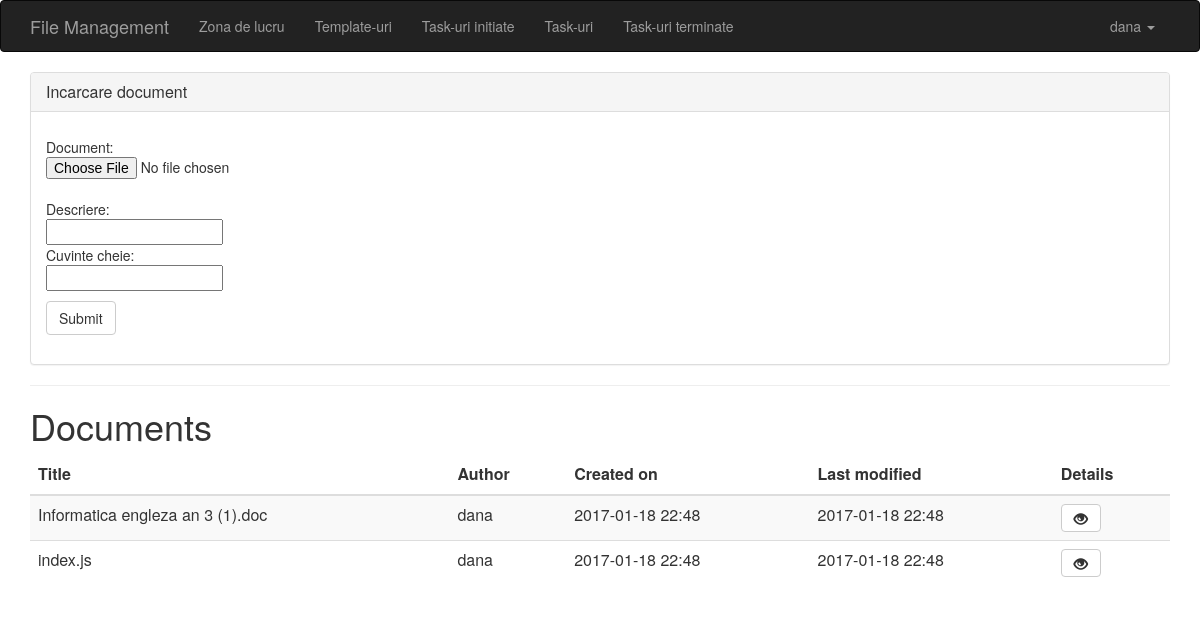
/documents/workspace/ (signed in), run on the app's committed database.
### documents/models.py (models this page shows, shortened)
class Document(models.Model):
    docfile = models.FileField(upload_to='documents/%Y/%m/%d/')
    filename = models.CharField(max_length=100, null=True, blank=True)
    author = models.ForeignKey(User, related_name='documents', null=True, blank=True)
    created_on = models.DateTimeField(blank=False, default=now)
    last_modified = models.DateTimeField(blank=False, default=now)
    abstract = models.CharField(max_length=100, null=True, blank=True)
    keywords = models.CharField(max_length=100, null=True, blank=True)
    status = models.IntegerField(
        choices=DocumentState.CHOICES, default=DocumentState.DRAFT)
    version = models.FloatField(null=False, blank=False, default=0.1)
    signed = models.BooleanField(null=False, blank=False, default=False)
    stale = models.BooleanField(null=False, blank=False, default=False)
    stale_on = models.DateTimeField(null=True, blank=True)
    def file_link(self):
        if self.docfile:
            return "<a download href='%s'>download</a>" % (self.docfile.url,)
        else:
            return "No attachment"
    file_link.allow_tags = True

### documents/views.py (the view)
# urls.py: url(r'^documents/', include('documents.urls'), name='workspace'),
def workspace(request):
    if request.method == 'POST':
        form = DocumentForm(request.POST, request.FILES)
        if form.is_valid():
            existing_versioned = Document.objects.order_by('-version')
            origname = request.FILES['docfile'].name
            existing = []
            for item in existing_versioned:
                if item.filename and origname.startswith(item.filename.split(".")[0]):
                    existing.append(item)
            newdoc = Document(docfile=request.FILES['docfile'], author=request.user,
                              filename=request.FILES['docfile'].name)
            if existing and existing[0].status == 0:
                newdoc.filename = existing[0].filename
                newdoc.version = existing[0].version + 0.1
                for existing_doc in existing:
                    existing_doc.last_modified = newdoc.last_modified
                    existing_doc.stale = False
                    existing_doc.save()
                newdoc.save()
            elif existing and existing[0].status == 1:
                newdoc.filename = existing[0].filename
                if existing[0].author == request.user:
                    newdoc.status = 1
                    newdoc.version = existing[0].version + 1
                else:
                    newdoc.status = 2
                    newdoc.version = existing[0].version + 0.1
                newdoc.save()
            elif existing and existing[0].status == 2:
                newdoc.filename = existing[0].filename
                newdoc.status = 2
                newdoc.version = existing[0].version + 0.1
                newdoc.save()
            elif not existing:
                import pudb; pu.db
                newdoc = Document(docfile=request.FILES['docfile'], author=request.user,
                                  filename=request.FILES['docfile'].name)
                newdoc.version = 0.1
                newdoc.save()
            return HttpResponseRedirect(reverse('workspace'))
    else:
        form = DocumentForm()  # A empty, unbound form
    documents = Document.objects.filter(status__in=[0, 1, 2], author=request.user)
    items, item_ids = [], []
    for item in documents:
        if item.filename not in item_ids:
            items.append(item)
            item_ids.append(item.filename)
    blocked = Document.objects.filter(status=3, author=request.user)
    items = [x for x in items if x.filename not in map(lambda x: x.filename, blocked)]
    return render(
        request,
        'documents.html',
        {'documents': items, 'form': form}
    )

### documents/forms.py
class DocumentForm(forms.Form):
    docfile = forms.FileField(label='Select a file')
    abstract = forms.CharField(max_length=100)
    keywords = forms.CharField(max_length=100, help_text='Separated by spaces.')

### user/context_processors/role_types.py (called while the page is built)
def user_roles(request):
    return {
        'READER': UserRoles.READER,
        'CONTRIBUTOR': UserRoles.CONTRIBUTOR,
        'MANAGEMENT': UserRoles.MANAGEMENT,
        'ADMIN': UserRoles.ADMIN,
    }

### documents/templates/documents.html (shortened to what this page needs)
{% extends "base.html" %}
{% block content %}
{% if request.user.profile.role > 1 %}
<div class="panel panel-default">
   <div class="panel-heading">
       <h3 class="panel-title">Incarcare document</h3>
   </div>
  <div class="panel-body">
      <form action="{% url 'workspace' %}" method="post" enctype="multipart/form-data" class="form-horizontal" role = "form">
          <p>
            Document:
            {{ form.docfile }} <br />
            Descriere:
            <br /> {{ form.abstract }} <br />
            Cuvinte cheie:
            <br /> {{ form.keywords }} <br />
          </p>
          <button type="submit" class="btn btn-default">Submit</button>
    </form>
  </div>
</div>
<hr />
{% endif %}
{% if documents %}
<h1> Documents </h1>
<table class="table table-striped">
        <thead>
            <tr>
                <th>Title</th>
                <th>Author</th>
                <th>Created on</th>
                <th>Last modified</th>
                <th>Details</th>
            </tr>
        </thead>
        <tbody>
        {% for req in documents %}
            <tr>
                <td> {{ req.filename }} </td>
                <td> {{ req.author }}</td>
                <td> {{ req.created_on|date:'Y-m-d H:i' }}</td>
                <td> {{ req.last_modified|date:'Y-m-d H:i' }}</td>
                <td>
                <div class="action-menu">
                    <a class="btn btn-m btn-default btn-icon" title="View details" href="{% url 'document_detail' pk=req.id %}">
                        <span class="glyphicon glyphicon-eye-open" aria-hidden="true"></span>
                    </a>
                </div>
              </td>
            </tr>
        {% endfor %}
        </tbody>
</table>
{% else %}
  <p>No documents uploaded yet.</p>
{% endif %}
{% endblock %}

### file_management/templates/navbar.html (shortened to what this page needs)
<nav class="navbar navbar-default navbar-inverse">
  <div class="container">
    <div class="navbar-header">
      <a class="navbar-brand" href="{% url 'home' %}">File Management</a>
    </div>
    <div id="navbar" class="navbar-collapse collapse">
        <ul class="nav navbar-nav">
          <li>
              <a href="{% url 'workspace' %}">Zona de lucru</a>
          </li>
            <li>
                <a href="{% url 'template_list' %}">Template-uri</a>
            </li>
          <li>
              <a href="{% url 'init_tasks' %}">Task-uri initiate</a>
          </li>
          <li>
              <a href="{% url 'current_tasks' %}">Task-uri</a>
          </li>
          <li>
              <a href="{% url 'fin_tasks' %}">Task-uri terminate</a>
          </li>
        </ul>
        <ul class="nav navbar-nav navbar-right">
            <li class="dropdown">
                <a href="#" class="dropdown-toggle" data-toggle="dropdown" role="button" aria-haspopup="true"
                    aria-expanded="false"> {{ user.username }}
                    <span class="caret"></span>
                </a>
            </li>
        </ul>
    </div>
  </div>
</nav>

### data on the page
Document: filename "Informatica engleza an 3 (1).doc", author "dana", created_on "2017-01-18 22:48", last_modified "2017-01-18 22:48"
Document: filename "index.js", author "dana", created_on "2017-01-18 22:48", last_modified "2017-01-18 22:48"

### other printed values
{{ user.username }} "dana"
